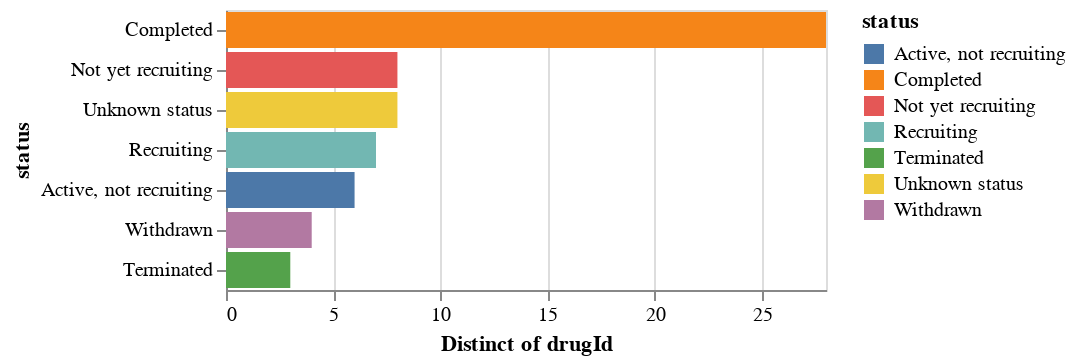

Here is the notebook cell this chart was saved with:
### Markdown cell above
## Add Color encoding

### Code cell
import altair as alt

fig = (
    alt.Chart(df).mark_bar().encode(
        x="distinct(drugId):Q",
        y=alt.Y("status:N").sort("-x"),
        color=alt.Color("status:N"),
        tooltip=[
            "distinct(drugId):Q", 
            "status:N"
        ]
    )
)

fig

### Figure 1 — Vega-Lite specification as saved in the notebook (floating-point values rounded to 4 significant figures)
{"config": {"view": {"continuousWidth": 300, "continuousHeight": 300}}, "data": {"name": "data-d8b010d8a623bfd2a3ba7a368b00fc84"}, "mark": {"type": "bar"}, "encoding": {"color": {"field": "status", "type": "nominal"}, "tooltip": [{"aggregate": "distinct", "field": "drugId", "type": "quantitative"}, {"field": "status", "type": "nominal"}], "x": {"aggregate": "distinct", "field": "drugId", "type": "quantitative"}, "y": {"field": "status", "sort": "-x", "type": "nominal"}}, "$schema": "https://vega.github.io/schema/vega-lite/v5.15.1.json", "datasets": {"data-d8b010d8a623bfd2a3ba7a368b00fc84": [{"diseaseId": "EFO_0004194", "diseaseName": "IGA glomerulonephritis", "drugId": "CHEMBL429910", "drugName": "DAPAGLIFLOZIN", "type": "Small molecule", "mechanismOfAction": "Sodium/glucose cotransporter 2 inhibitor", "actionType": "Inhibitor", "symbol": "SLC5A2", "name": "solute carrier family 5 member 2", "phase": 4, "status": "Not yet recruiting", "source": "https://clinicaltrials.gov/ct2/show/NCT04662723"}, {"diseaseId": "EFO_0004194", "diseaseName": "IGA glomerulonephritis", "drugId": "CHEMBL1168", "drugName": "RAMIPRIL", "type": "Small molecule", "mechanismOfAction": "Angiotensin-converting enzyme inhibitor", "actionType": "Inhibitor", "symbol": "ACE", "name": "angiotensin I converting enzyme", "phase": 4, "status": "Not yet recruiting", "source": "https://clinicaltrials.gov/ct2/show/NCT04662723"}, {"diseaseId": "EFO_0004194", "diseaseName": "IGA glomerulonephritis", "drugId": "CHEMBL1535", "drugName": "HYDROXYCHLOROQUINE", "type": "Small molecule", "mechanismOfAction": "Toll-like receptor 7 antagonist", "actionType": "Antagonist", "symbol": "TLR7", "name": "toll like receptor 7", "phase": 4, "status": "Completed", "source": "https://clinicaltrials.gov/ct2/show/NCT02351752"}, {"diseaseId": "EFO_0004194", "diseaseName": "IGA glomerulonephritis", "drugId": "CHEMBL1639", "drugName": "ALISKIREN", "type": "Small molecule", "mechanismOfAction": "Renin inhibitor", "actionType": "Inhibitor", "symbol": "REN", "name": "renin", "phase": 4, "status": "Completed", "source": "https://clinicaltrials.gov/ct2/show/NCT00922311"}, {"diseaseId": "EFO_0004194", "diseaseName": "IGA glomerulonephritis", "drugId": "CHEMBL4594217", "drugName": "CANAGLIFLOZIN", "type": "Small molecule", "mechanismOfAction": "Sodium/glucose cotransporter 2 inhibitor", "actionType": "Inhibitor", "symbol": "SLC5A2", "name": "solute carrier family 5 member 2", "phase": 4, "status": "Not yet recruiting", "source": "https://clinicaltrials.gov/ct2/show/NCT04662723"}, {"diseaseId": "EFO_0004194", "diseaseName": "IGA glomerulonephritis", "drugId": "CHEMBL1535", "drugName": "HYDROXYCHLOROQUINE", "type": "Small molecule", "mechanismOfAction": "Toll-like receptor 9 antagonist", "actionType": "Antagonist", "symbol": "TLR9", "name": "toll like receptor 9", "phase": 4, "status": "Completed", "source": "https://clinicaltrials.gov/ct2/show/NCT02351752"}, {"diseaseId": "EFO_0004194", "diseaseName": "IGA glomerulonephritis", "drugId": "CHEMBL578", "drugName": "ENALAPRIL", "type": "Small molecule", "mechanismOfAction": "Angiotensin-converting enzyme inhibitor", "actionType": "Inhibitor", "symbol": "ACE", "name": "angiotensin I converting enzyme", "phase": 4, "status": "Completed", "source": "https://clinicaltrials.gov/ct2/show/NCT00367562"}, {"diseaseId": "EFO_0004194", "diseaseName": "IGA glomerulonephritis", "drugId": "CHEMBL1456", "drugName": "MYCOPHENOLATE MOFETIL", "type": "Small molecule", "mechanismOfAction": "Inosine-5'-monophosphate dehydrogenase (IMPDH) inhibitor", "actionType": "Inhibitor", "symbol": "IMPDH1", "name": "inosine monophosphate dehydrogenase 1", "phase": 4, "status": "Unknown status", "source": "https://clinicaltrials.gov/ct2/show/NCT02981212"}, {"diseaseId": "EFO_0004194", "diseaseName": "IGA glomerulonephritis", "drugId": "CHEMBL1069", "drugName": "VALSARTAN", "type": "Small molecule", "mechanismOfAction": "Type-1 angiotensin II receptor antagonist", "actionType": "Antagonist", "symbol": "AGTR1", "name": "angiotensin II receptor type 1", "phase": 4, "status": "Unknown status", "source": "https://clinicaltrials.gov/ct2/show/NCT02765594"}, {"diseaseId": "EFO_0004194", "diseaseName": "IGA glomerulonephritis", "drugId": "CHEMBL1690", "drugName": "HYDROXYCHLOROQUINE SULFATE", "type": "Small molecule", "mechanismOfAction": "Toll-like receptor 7 antagonist", "actionType": "Antagonist", "symbol": "TLR7", "name": "toll like receptor 7", "phase": 4, "status": "Completed", "source": "https://clinicaltrials.gov/ct2/show/NCT02351752"}, {"diseaseId": "EFO_0004194", "diseaseName": "IGA glomerulonephritis", "drugId": "CHEMBL1535", "drugName": "HYDROXYCHLOROQUINE", "type": "Small molecule", "mechanismOfAction": "Toll-like receptor 9 antagonist", "actionType": "Antagonist", "symbol": "TLR9", "name": "toll like receptor 9", "phase": 4, "status": "Unknown status", "source": "https://clinicaltrials.gov/ct2/show/NCT02765594"}, {"diseaseId": "EFO_0004194", "diseaseName": "IGA glomerulonephritis", "drugId": "CHEMBL608", "drugName": "PROBUCOL", "type": "Small molecule", "mechanismOfAction": "ATP-binding cassette sub-family A member 1 inhibitor", "actionType": "Inhibitor", "symbol": "ABCA1", "name": "ATP binding cassette subfamily A member 1", "phase": 4, "status": "Completed", "source": "https://clinicaltrials.gov/ct2/show/NCT00426348"}, {"diseaseId": "EFO_0004194", "diseaseName": "IGA glomerulonephritis", "drugId": "CHEMBL191", "drugName": "LOSARTAN", "type": "Small molecule", "mechanismOfAction": "Type-1 angiotensin II receptor antagonist", "actionType": "Antagonist", "symbol": "AGTR1", "name": "angiotensin II receptor type 1", "phase": 4, "status": "Unknown status", "source": "https://clinicaltrials.gov/ct2/show/NCT02231125"}, {"diseaseId": "EFO_0004194", "diseaseName": "IGA glomerulonephritis", "drugId": "CHEMBL635", "drugName": "PREDNISONE", "type": "Small molecule", "mechanismOfAction": "Glucocorticoid receptor agonist", "actionType": "Agonist", "symbol": "NR3C1", "name": "nuclear receptor subfamily 3 group C member 1", "phase": 4, "status": "Unknown status", "source": "https://clinicaltrials.gov/ct2/show/NCT01758120"}, {"diseaseId": "EFO_0004194", "diseaseName": "IGA glomerulonephritis", "drugId": "CHEMBL1690", "drugName": "HYDROXYCHLOROQUINE SULFATE", "type": "Small molecule", "mechanismOfAction": "Toll-like receptor 9 antagonist", "actionType": "Antagonist", "symbol": "TLR9", "name": "toll like receptor 9", "phase": 4, "status": "Unknown status", "source": "https://clinicaltrials.gov/ct2/show/NCT02765594"}, {"diseaseId": "EFO_0004194", "diseaseName": "IGA glomerulonephritis", "drugId": "CHEMBL1690", "drugName": "HYDROXYCHLOROQUINE SULFATE", "type": "Small molecule", "mechanismOfAction": "Toll-like receptor 9 antagonist", "actionType": "Antagonist", "symbol": "TLR9", "name": "toll like receptor 9", "phase": 4, "status": "Completed", "source": "https://clinicaltrials.gov/ct2/show/NCT02351752"}, {"diseaseId": "EFO_0004194", "diseaseName": "IGA glomerulonephritis", "drugId": "CHEMBL1201576", "drugName": "RITUXIMAB", "type": "Antibody", "mechanismOfAction": "B-lymphocyte antigen CD20 binding agent", "actionType": "Binding agent", "symbol": "MS4A1", "name": "membrane spanning 4-domains A1", "phase": 4, "status": "Recruiting", "source": "https://clinicaltrials.gov/ct2/show/NCT04525729"}, {"diseaseId": "EFO_0004194", "diseaseName": "IGA glomerulonephritis", "drugId": "CHEMBL1069", "drugName": "VALSARTAN", "type": "Small molecule", "mechanismOfAction": "Type-1 angiotensin II receptor antagonist", "actionType": "Antagonist", "symbol": "AGTR1", "name": "angiotensin II receptor type 1", "phase": 4, "status": "Completed", "source": "https://clinicaltrials.gov/ct2/show/NCT00367562,https://clinicaltrials.gov/ct2/show/NCT00426348"}, {"diseaseId": "EFO_0004194", "diseaseName": "IGA glomerulonephritis", "drugId": "CHEMBL1456", "drugName": "MYCOPHENOLATE MOFETIL", "type": "Small molecule", "mechanismOfAction": "Inosine-5'-monophosphate dehydrogenase (IMPDH) inhibitor", "actionType": "Inhibitor", "symbol": "IMPDH2", "name": "inosine monophosphate dehydrogenase 2", "phase": 4, "status": "Completed", "source": "https://clinicaltrials.gov/ct2/show/NCT00863252"}, {"diseaseId": "EFO_0004194", "diseaseName": "IGA glomerulonephritis", "drugId": "CHEMBL635", "drugName": "PREDNISONE", "type": "Small molecule", "mechanismOfAction": "Glucocorticoid receptor agonist", "actionType": "Agonist", "symbol": "NR3C1", "name": "nuclear receptor subfamily 3 group C member 1", "phase": 4, "status": "Active, not recruiting", "source": "https://clinicaltrials.gov/ct2/show/NCT03218852"}, {"diseaseId": "EFO_0004194", "diseaseName": "IGA glomerulonephritis", "drugId": "CHEMBL1456", "drugName": "MYCOPHENOLATE MOFETIL", "type": "Small molecule", "mechanismOfAction": "Inosine-5'-monophosphate dehydrogenase (IMPDH) inhibitor", "actionType": "Inhibitor", "symbol": "IMPDH2", "name": "inosine monophosphate dehydrogenase 2", "phase": 4, "status": "Unknown status", "source": "https://clinicaltrials.gov/ct2/show/NCT02981212"}, {"diseaseId": "EFO_0004194", "diseaseName": "IGA glomerulonephritis", "drugId": "CHEMBL1201576", "drugName": "RITUXIMAB", "type": "Antibody", "mechanismOfAction": "B-lymphocyte antigen CD20 binding agent", "actionType": "Binding agent", "symbol": "MS4A1", "name": "membrane spanning 4-domains A1", "phase": 4, "status": "Unknown status", "source": "https://clinicaltrials.gov/ct2/show/NCT02571842"}, {"diseaseId": "EFO_0004194", "diseaseName": "IGA glomerulonephritis", "drugId": "CHEMBL1690", "drugName": "HYDROXYCHLOROQUINE SULFATE", "type": "Small molecule", "mechanismOfAction": "Toll-like receptor 7 antagonist", "actionType": "Antagonist", "symbol": "TLR7", "name": "toll like receptor 7", "phase": 4, "status": "Unknown status", "source": "https://clinicaltrials.gov/ct2/show/NCT02765594"}, {"diseaseId": "EFO_0004194", "diseaseName": "IGA glomerulonephritis", "drugId": "CHEMBL1201081", "drugName": "METHYLPREDNISOLONE SODIUM SUCCINATE", "type": "Small molecule", "mechanismOfAction": "Glucocorticoid receptor agonist", "actionType": "Agonist", "symbol": "NR3C1", "name": "nuclear receptor subfamily 3 group C member 1", "phase": 4, "status": "Completed", "source": "https://clinicaltrials.gov/ct2/show/NCT00755859"}, {"diseaseId": "EFO_0004194", "diseaseName": "IGA glomerulonephritis", "drugId": "CHEMBL1237", "drugName": "LISINOPRIL", "type": "Small molecule", "mechanismOfAction": "Angiotensin-converting enzyme inhibitor", "actionType": "Inhibitor", "symbol": "ACE", "name": "angiotensin I converting enzyme", "phase": 4, "status": "Not yet recruiting", "source": "https://clinicaltrials.gov/ct2/show/NCT04662723"}, {"diseaseId": "EFO_0004194", "diseaseName": "IGA glomerulonephritis", "drugId": "CHEMBL1201265", "drugName": "METHYLPREDNISOLONE HEMISUCCINATE", "type": "Small molecule", "mechanismOfAction": "Glucocorticoid receptor agonist", "actionType": "Agonist", "symbol": "NR3C1", "name": "nuclear receptor subfamily 3 group C member 1", "phase": 4, "status": "Completed", "source": "https://clinicaltrials.gov/ct2/show/NCT00755859"}, {"diseaseId": "EFO_0004194", "diseaseName": "IGA glomerulonephritis", "drugId": "CHEMBL1535", "drugName": "HYDROXYCHLOROQUINE", "type": "Small molecule", "mechanismOfAction": "Toll-like receptor 7 antagonist", "actionType": "Antagonist", "symbol": "TLR7", "name": "toll like receptor 7", "phase": 4, "status": "Unknown status", "source": "https://clinicaltrials.gov/ct2/show/NCT02765594"}, {"diseaseId": "EFO_0004194", "diseaseName": "IGA glomerulonephritis", "drugId": "CHEMBL1201576", "drugName": "RITUXIMAB", "type": "Antibody", "mechanismOfAction": "B-lymphocyte antigen CD20 binding agent", "actionType": "Binding agent", "symbol": "MS4A1", "name": "membrane spanning 4-domains A1", "phase": 4, "status": "Completed", "source": "https://clinicaltrials.gov/ct2/show/NCT00498368"}, {"diseaseId": "EFO_0004194", "diseaseName": "IGA glomerulonephritis", "drugId": "CHEMBL1456", "drugName": "MYCOPHENOLATE MOFETIL", "type": "Small molecule", "mechanismOfAction": "Inosine-5'-monophosphate dehydrogenase (IMPDH) inhibitor", "actionType": "Inhibitor", "symbol": "IMPDH1", "name": "inosine monophosphate dehydrogenase 1", "phase": 4, "status": "Completed", "source": "https://clinicaltrials.gov/ct2/show/NCT00863252"}, {"diseaseId": "EFO_0004194", "diseaseName": "IGA glomerulonephritis", "drugId": "CHEMBL2048484", "drugName": "CANAGLIFLOZIN", "type": "Small molecule", "mechanismOfAction": "Sodium/glucose cotransporter 2 inhibitor", "actionType": "Inhibitor", "symbol": "SLC5A2", "name": "solute carrier family 5 member 2", "phase": 4, "status": "Not yet recruiting", "source": "https://clinicaltrials.gov/ct2/show/NCT04662723"}, {"diseaseId": "EFO_0004194", "diseaseName": "IGA glomerulonephritis", "drugId": "CHEMBL191", "drugName": "LOSARTAN", "type": "Small molecule", "mechanismOfAction": "Type-1 angiotensin II receptor antagonist", "actionType": "Antagonist", "symbol": "AGTR1", "name": "angiotensin II receptor type 1", "phase": 4, "status": "Completed", "source": "https://clinicaltrials.gov/ct2/show/NCT01115426"}, {"diseaseId": "EFO_0004194", "diseaseName": "IGA glomerulonephritis", "drugId": "CHEMBL2107830", "drugName": "EMPAGLIFLOZIN", "type": "Small molecule", "mechanismOfAction": "Sodium/glucose cotransporter 2 inhibitor", "actionType": "Inhibitor", "symbol": "SLC5A2", "name": "solute carrier family 5 member 2", "phase": 4, "status": "Not yet recruiting", "source": "https://clinicaltrials.gov/ct2/show/NCT04662723"}, {"diseaseId": "EFO_0004194", "diseaseName": "IGA glomerulonephritis", "drugId": "CHEMBL191", "drugName": "LOSARTAN", "type": "Small molecule", "mechanismOfAction": "Type-1 angiotensin II receptor antagonist", "actionType": "Antagonist", "symbol": "AGTR1", "name": "angiotensin II receptor type 1", "phase": 4, "status": "Not yet recruiting", "source": "https://clinicaltrials.gov/ct2/show/NCT04662723"}, {"diseaseId": "EFO_0004194", "diseaseName": "IGA glomerulonephritis", "drugId": "CHEMBL1168", "drugName": "RAMIPRIL", "type": "Small molecule", "mechanismOfAction": "Angiotensin-converting enzyme inhibitor", "actionType": "Inhibitor", "symbol": "ACE", "name": "angiotensin I converting enzyme", "phase": 4, "status": "Completed", "source": "https://clinicaltrials.gov/ct2/show/NCT01115426"}, {"diseaseId": "EFO_0004194", "diseaseName": "IGA glomerulonephritis", "drugId": "CHEMBL846", "drugName": "CALCITRIOL", "type": "Small molecule", "mechanismOfAction": "Vitamin D receptor agonist", "actionType": "Agonist", "symbol": "VDR", "name": "vitamin D receptor", "phase": 4, "status": "Completed", "source": "https://clinicaltrials.gov/ct2/show/NCT00319761"}, {"diseaseId": "EFO_0004194", "diseaseName": "IGA glomerulonephritis", "drugId": "CHEMBL1542", "drugName": "AZATHIOPRINE", "type": "Small molecule", "mechanismOfAction": "Amidophosphoribosyltransferase inhibitor", "actionType": "Inhibitor", "symbol": "PPAT", "name": "phosphoribosyl pyrophosphate amidotransferase", "phase": 4, "status": "Completed", "source": "https://clinicaltrials.gov/ct2/show/NCT00755859"}, {"diseaseId": "EFO_0004194", "diseaseName": "IGA glomerulonephritis", "drugId": "CHEMBL1639", "drugName": "ALISKIREN", "type": "Small molecule", "mechanismOfAction": "Renin inhibitor", "actionType": "Inhibitor", "symbol": "REN", "name": "renin", "phase": 3, "status": "Completed", "source": "https://clinicaltrials.gov/ct2/show/NCT00870493"}, {"diseaseId": "EFO_0004194", "diseaseName": "IGA glomerulonephritis", "drugId": "CHEMBL1456", "drugName": "MYCOPHENOLATE MOFETIL", "type": "Small molecule", "mechanismOfAction": "Inosine-5'-monophosphate dehydrogenase (IMPDH) inhibitor", "actionType": "Inhibitor", "symbol": "IMPDH2", "name": "inosine monophosphate dehydrogenase 2", "phase": 3, "status": "Terminated", "source": "https://clinicaltrials.gov/ct2/show/NCT00318474"}, {"diseaseId": "EFO_0004194", "diseaseName": "IGA glomerulonephritis", "drugId": "CHEMBL191", "drugName": "LOSARTAN", "type": "Small molecule", "mechanismOfAction": "Type-1 angiotensin II receptor antagonist", "actionType": "Antagonist", "symbol": "AGTR1", "name": "angiotensin II receptor type 1", "phase": 3, "status": "Not yet recruiting", "source": "https://clinicaltrials.gov/ct2/show/NCT03357653"}, {"diseaseId": "EFO_0004194", "diseaseName": "IGA glomerulonephritis", "drugId": "CHEMBL9194", "drugName": "ATRASENTAN", "type": "Small molecule", "mechanismOfAction": "Endothelin receptor ET-A antagonist", "actionType": "Antagonist", "symbol": "EDNRA", "name": "endothelin receptor type A", "phase": 3, "status": "Recruiting", "source": "https://clinicaltrials.gov/ct2/show/NCT04573478"}, {"diseaseId": "EFO_0004194", "diseaseName": "IGA glomerulonephritis", "drugId": "CHEMBL4298195", "drugName": "NARSOPLIMAB", "type": "Antibody", "mechanismOfAction": "Mannan-binding lectin serine protease 2 inhibitor", "actionType": "Inhibitor", "symbol": "MASP2", "name": "MBL associated serine protease 2", "phase": 3, "status": "Recruiting", "source": "https://clinicaltrials.gov/ct2/show/NCT03608033"}, {"diseaseId": "EFO_0004194", "diseaseName": "IGA glomerulonephritis", "drugId": "CHEMBL1456", "drugName": "MYCOPHENOLATE MOFETIL", "type": "Small molecule", "mechanismOfAction": "Inosine-5'-monophosphate dehydrogenase (IMPDH) inhibitor", "actionType": "Inhibitor", "symbol": "IMPDH1", "name": "inosine monophosphate dehydrogenase 1", "phase": 3, "status": "Unknown status", "source": "https://clinicaltrials.gov/ct2/show/NCT02187900"}, {"diseaseId": "EFO_0004194", "diseaseName": "IGA glomerulonephritis", "drugId": "CHEMBL4594448", "drugName": "IPTACOPAN", "type": "Small molecule", "mechanismOfAction": "Complement factor B inhibitor", "actionType": "Inhibitor", "symbol": "CFB", "name": "complement factor B", "phase": 3, "status": "Recruiting", "source": "https://clinicaltrials.gov/ct2/show/NCT04578834,https://clinicaltrials.gov/ct2/show/NCT04557462"}, {"diseaseId": "EFO_0004194", "diseaseName": "IGA glomerulonephritis", "drugId": "CHEMBL131", "drugName": "PREDNISOLONE", "type": "Small molecule", "mechanismOfAction": "Glucocorticoid receptor agonist", "actionType": "Agonist", "symbol": "NR3C1", "name": "nuclear receptor subfamily 3 group C member 1", "phase": 3, "status": "Completed", "source": "https://clinicaltrials.gov/ct2/show/NCT00554502"}, {"diseaseId": "EFO_0004194", "diseaseName": "IGA glomerulonephritis", "drugId": "CHEMBL1201081", "drugName": "METHYLPREDNISOLONE SODIUM SUCCINATE", "type": "Small molecule", "mechanismOfAction": "Glucocorticoid receptor agonist", "actionType": "Agonist", "symbol": "NR3C1", "name": "nuclear receptor subfamily 3 group C member 1", "phase": 3, "status": "Completed", "source": "https://clinicaltrials.gov/ct2/show/NCT00657059"}, {"diseaseId": "EFO_0004194", "diseaseName": "IGA glomerulonephritis", "drugId": "CHEMBL635", "drugName": "PREDNISONE", "type": "Small molecule", "mechanismOfAction": "Glucocorticoid receptor agonist", "actionType": "Agonist", "symbol": "NR3C1", "name": "nuclear receptor subfamily 3 group C member 1", "phase": 3, "status": "Completed", "source": "https://clinicaltrials.gov/ct2/show/NCT00657059,https://clinicaltrials.gov/ct2/show/NCT01392833"}, {"diseaseId": "EFO_0004194", "diseaseName": "IGA glomerulonephritis", "drugId": "CHEMBL1456", "drugName": "MYCOPHENOLATE MOFETIL", "type": "Small molecule", "mechanismOfAction": "Inosine-5'-monophosphate dehydrogenase (IMPDH) inhibitor", "actionType": "Inhibitor", "symbol": "IMPDH2", "name": "inosine monophosphate dehydrogenase 2", "phase": 3, "status": "Completed", "source": "https://clinicaltrials.gov/ct2/show/NCT00657059"}, {"diseaseId": "EFO_0004194", "diseaseName": "IGA glomerulonephritis", "drugId": "CHEMBL131", "drugName": "PREDNISOLONE", "type": "Small molecule", "mechanismOfAction": "Glucocorticoid receptor agonist", "actionType": "Agonist", "symbol": "NR3C1", "name": "nuclear receptor subfamily 3 group C member 1", "phase": 3, "status": "Not yet recruiting", "source": "https://clinicaltrials.gov/ct2/show/NCT05510323"}, {"diseaseId": "EFO_0004194", "diseaseName": "IGA glomerulonephritis", "drugId": "CHEMBL2107877", "drugName": "BLISIBIMOD", "type": "Protein", "mechanismOfAction": "Tumor necrosis factor ligand superfamily member 13B inhibitor", "actionType": "Inhibitor", "symbol": "TNFSF13B", "name": "TNF superfamily member 13b", "phase": 3, "status": "Withdrawn", "source": "https://clinicaltrials.gov/ct2/show/NCT02052219"}, {"diseaseId": "EFO_0004194", "diseaseName": "IGA glomerulonephritis", "drugId": "CHEMBL1513", "drugName": "IRBESARTAN", "type": "Small molecule", "mechanismOfAction": "Type-1 angiotensin II receptor antagonist", "actionType": "Antagonist", "symbol": "AGTR1", "name": "angiotensin II receptor type 1", "phase": 3, "status": "Completed", "source": "https://clinicaltrials.gov/ct2/show/NCT00657059"}, {"diseaseId": "EFO_0004194", "diseaseName": "IGA glomerulonephritis", "drugId": "CHEMBL1456", "drugName": "MYCOPHENOLATE MOFETIL", "type": "Small molecule", "mechanismOfAction": "Inosine-5'-monophosphate dehydrogenase (IMPDH) inhibitor", "actionType": "Inhibitor", "symbol": "IMPDH1", "name": "inosine monophosphate dehydrogenase 1", "phase": 3, "status": "Completed", "source": "https://clinicaltrials.gov/ct2/show/NCT00657059"}, {"diseaseId": "EFO_0004194", "diseaseName": "IGA glomerulonephritis", "drugId": "CHEMBL650", "drugName": "METHYLPREDNISOLONE", "type": "Small molecule", "mechanismOfAction": "Glucocorticoid receptor agonist", "actionType": "Agonist", "symbol": "NR3C1", "name": "nuclear receptor subfamily 3 group C member 1", "phase": 3, "status": "Completed", "source": "https://clinicaltrials.gov/ct2/show/NCT01392833,https://clinicaltrials.gov/ct2/show/NCT00657059,https://clinicaltrials.gov/ct2/show/NCT00554502"}, {"diseaseId": "EFO_0004194", "diseaseName": "IGA glomerulonephritis", "drugId": "CHEMBL1513", "drugName": "IRBESARTAN", "type": "Small molecule", "mechanismOfAction": "Type-1 angiotensin II receptor antagonist", "actionType": "Antagonist", "symbol": "AGTR1", "name": "angiotensin II receptor type 1", "phase": 3, "status": "Active, not recruiting", "source": "https://clinicaltrials.gov/ct2/show/NCT03762850"}, {"diseaseId": "EFO_0004194", "diseaseName": "IGA glomerulonephritis", "drugId": "CHEMBL1201265", "drugName": "METHYLPREDNISOLONE HEMISUCCINATE", "type": "Small molecule", "mechanismOfAction": "Glucocorticoid receptor agonist", "actionType": "Agonist", "symbol": "NR3C1", "name": "nuclear receptor subfamily 3 group C member 1", "phase": 3, "status": "Completed", "source": "https://clinicaltrials.gov/ct2/show/NCT00657059"}, {"diseaseId": "EFO_0004194", "diseaseName": "IGA glomerulonephritis", "drugId": "CHEMBL539423", "drugName": "SPARSENTAN", "type": "Small molecule", "mechanismOfAction": "Endothelin receptor ET-A antagonist", "actionType": "Antagonist", "symbol": "EDNRA", "name": "endothelin receptor type A", "phase": 3, "status": "Active, not recruiting", "source": "https://clinicaltrials.gov/ct2/show/NCT03762850"}, {"diseaseId": "EFO_0004194", "diseaseName": "IGA glomerulonephritis", "drugId": "CHEMBL1542", "drugName": "AZATHIOPRINE", "type": "Small molecule", "mechanismOfAction": "Amidophosphoribosyltransferase inhibitor", "actionType": "Inhibitor", "symbol": "PPAT", "name": "phosphoribosyl pyrophosphate amidotransferase", "phase": 3, "status": "Completed", "source": "https://clinicaltrials.gov/ct2/show/NCT00554502,https://clinicaltrials.gov/ct2/show/NCT01392833"}, {"diseaseId": "EFO_0004194", "diseaseName": "IGA glomerulonephritis", "drugId": "CHEMBL191", "drugName": "LOSARTAN", "type": "Small molecule", "mechanismOfAction": "Type-1 angiotensin II receptor antagonist", "actionType": "Antagonist", "symbol": "AGTR1", "name": "angiotensin II receptor type 1", "phase": 3, "status": "Completed", "source": "https://clinicaltrials.gov/ct2/show/NCT02232776"}, {"diseaseId": "EFO_0004194", "diseaseName": "IGA glomerulonephritis", "drugId": "CHEMBL539423", "drugName": "SPARSENTAN", "type": "Small molecule", "mechanismOfAction": "Type-1 angiotensin II receptor antagonist", "actionType": "Antagonist", "symbol": "AGTR1", "name": "angiotensin II receptor type 1", "phase": 3, "status": "Active, not recruiting", "source": "https://clinicaltrials.gov/ct2/show/NCT03762850"}, {"diseaseId": "EFO_0004194", "diseaseName": "IGA glomerulonephritis", "drugId": "CHEMBL1456", "drugName": "MYCOPHENOLATE MOFETIL", "type": "Small molecule", "mechanismOfAction": "Inosine-5'-monophosphate dehydrogenase (IMPDH) inhibitor", "actionType": "Inhibitor", "symbol": "IMPDH1", "name": "inosine monophosphate dehydrogenase 1", "phase": 3, "status": "Terminated", "source": "https://clinicaltrials.gov/ct2/show/NCT00318474"}, {"diseaseId": "EFO_0004194", "diseaseName": "IGA glomerulonephritis", "drugId": "CHEMBL1200622", "drugName": "PARICALCITOL", "type": "Small molecule", "mechanismOfAction": "Vitamin D receptor agonist", "actionType": "Agonist", "symbol": "VDR", "name": "vitamin D receptor", "phase": 3, "status": "Withdrawn", "source": "https://clinicaltrials.gov/ct2/show/NCT00599963"}, {"diseaseId": "EFO_0004194", "diseaseName": "IGA glomerulonephritis", "drugId": "CHEMBL1456", "drugName": "MYCOPHENOLATE MOFETIL", "type": "Small molecule", "mechanismOfAction": "Inosine-5'-monophosphate dehydrogenase (IMPDH) inhibitor", "actionType": "Inhibitor", "symbol": "IMPDH2", "name": "inosine monophosphate dehydrogenase 2", "phase": 3, "status": "Unknown status", "source": "https://clinicaltrials.gov/ct2/show/NCT02187900"}, {"diseaseId": "EFO_0004194", "diseaseName": "IGA glomerulonephritis", "drugId": "CHEMBL650", "drugName": "METHYLPREDNISOLONE", "type": "Small molecule", "mechanismOfAction": "Glucocorticoid receptor agonist", "actionType": "Agonist", "symbol": "NR3C1", "name": "nuclear receptor subfamily 3 group C member 1", "phase": 3, "status": "Recruiting", "source": "https://clinicaltrials.gov/ct2/show/NCT04833374"}, {"diseaseId": "EFO_0004194", "diseaseName": "IGA glomerulonephritis", "drugId": "CHEMBL2107877", "drugName": "BLISIBIMOD", "type": "Protein", "mechanismOfAction": "Tumor necrosis factor ligand superfamily member 13B inhibitor", "actionType": "Inhibitor", "symbol": "TNFSF13B", "name": "TNF superfamily member 13b", "phase": 2, "status": "Completed", "source": "https://clinicaltrials.gov/ct2/show/NCT02062684"}, {"diseaseId": "EFO_0004194", "diseaseName": "IGA glomerulonephritis", "drugId": "CHEMBL1742986", "drugName": "ATACICEPT", "type": "Protein", "mechanismOfAction": "Tumor necrosis factor ligand superfamily member 13B inhibitor", "actionType": "Inhibitor", "symbol": "TNFSF13B", "name": "TNF superfamily member 13b", "phase": 2, "status": "Active, not recruiting", "source": "https://clinicaltrials.gov/ct2/show/NCT04716231"}, {"diseaseId": "EFO_0004194", "diseaseName": "IGA glomerulonephritis", "drugId": "CHEMBL1742986", "drugName": "ATACICEPT", "type": "Protein", "mechanismOfAction": "Tumor necrosis factor ligand superfamily member 13B inhibitor", "actionType": "Inhibitor", "symbol": "TNFSF13B", "name": "TNF superfamily member 13b", "phase": 2, "status": "Terminated", "source": "https://clinicaltrials.gov/ct2/show/NCT02808429"}, {"diseaseId": "EFO_0004194", "diseaseName": "IGA glomerulonephritis", "drugId": "CHEMBL4594448", "drugName": "IPTACOPAN", "type": "Small molecule", "mechanismOfAction": "Complement factor B inhibitor", "actionType": "Inhibitor", "symbol": "CFB", "name": "complement factor B", "phase": 2, "status": "Completed", "source": "https://clinicaltrials.gov/ct2/show/NCT03373461"}, {"diseaseId": "EFO_0004194", "diseaseName": "IGA glomerulonephritis", "drugId": "CHEMBL635", "drugName": "PREDNISONE", "type": "Small molecule", "mechanismOfAction": "Glucocorticoid receptor agonist", "actionType": "Agonist", "symbol": "NR3C1", "name": "nuclear receptor subfamily 3 group C member 1", "phase": 2, "status": "Completed", "source": "https://clinicaltrials.gov/ct2/show/NCT00004448"}, {"diseaseId": "EFO_0004194", "diseaseName": "IGA glomerulonephritis", "drugId": "CHEMBL1742986", "drugName": "ATACICEPT", "type": "Protein", "mechanismOfAction": "Tumor necrosis factor ligand superfamily member 13 inhibitor", "actionType": "Inhibitor", "symbol": "TNFSF13", "name": "TNF superfamily member 13", "phase": 2, "status": "Terminated", "source": "https://clinicaltrials.gov/ct2/show/NCT02808429"}, {"diseaseId": "EFO_0004194", "diseaseName": "IGA glomerulonephritis", "drugId": "CHEMBL393220", "drugName": "ATORVASTATIN CALCIUM", "type": "Small molecule", "mechanismOfAction": "HMG-CoA reductase inhibitor", "actionType": "Inhibitor", "symbol": "HMGCR", "name": "3-hydroxy-3-methylglutaryl-CoA reductase", "phase": 2, "status": "Completed", "source": "https://clinicaltrials.gov/ct2/show/NCT00396721"}, {"diseaseId": "EFO_0004194", "diseaseName": "IGA glomerulonephritis", "drugId": "CHEMBL131", "drugName": "PREDNISOLONE", "type": "Small molecule", "mechanismOfAction": "Glucocorticoid receptor agonist", "actionType": "Agonist", "symbol": "NR3C1", "name": "nuclear receptor subfamily 3 group C member 1", "phase": 2, "status": "Unknown status", "source": "https://clinicaltrials.gov/ct2/show/NCT02662283"}, {"diseaseId": "EFO_0004194", "diseaseName": "IGA glomerulonephritis", "drugId": "CHEMBL4594462", "drugName": "BATIRAXCEPT", "type": "Protein", "mechanismOfAction": "Growth arrest-specific protein 6 inhibitor", "actionType": "Inhibitor", "symbol": "GAS6", "name": "growth arrest specific 6", "phase": 2, "status": "Terminated", "source": "https://clinicaltrials.gov/ct2/show/NCT04042623"}, {"diseaseId": "EFO_0004194", "diseaseName": "IGA glomerulonephritis", "drugId": "CHEMBL413", "drugName": "SIROLIMUS", "type": "Small molecule", "mechanismOfAction": "FK506-binding protein 1A inhibitor", "actionType": "Inhibitor", "symbol": "FKBP1A", "name": "FKBP prolyl isomerase 1A", "phase": 2, "status": "Completed", "source": "https://clinicaltrials.gov/ct2/show/NCT00396721"}, {"diseaseId": "EFO_0004194", "diseaseName": "IGA glomerulonephritis", "drugId": "CHEMBL2103830", "drugName": "FOSTAMATINIB", "type": "Small molecule", "mechanismOfAction": "Tyrosine-protein kinase SYK inhibitor", "actionType": "Inhibitor", "symbol": "SYK", "name": "spleen associated tyrosine kinase", "phase": 2, "status": "Withdrawn", "source": "https://clinicaltrials.gov/ct2/show/NCT02433236"}, {"diseaseId": "EFO_0004194", "diseaseName": "IGA glomerulonephritis", "drugId": "CHEMBL269732", "drugName": "TACROLIMUS", "type": "Small molecule", "mechanismOfAction": "FK506-binding protein 1A inhibitor", "actionType": "Inhibitor", "symbol": "FKBP1A", "name": "FKBP prolyl isomerase 1A", "phase": 2, "status": "Completed", "source": "https://clinicaltrials.gov/ct2/show/NCT01224028"}, {"diseaseId": "EFO_0004194", "diseaseName": "IGA glomerulonephritis", "drugId": "CHEMBL4594460", "drugName": "AT-1501", "type": "Unknown", "mechanismOfAction": "CD40 ligand inhibitor", "actionType": "Inhibitor", "symbol": "CD40LG", "name": "CD40 ligand", "phase": 2, "status": "Recruiting", "source": "https://clinicaltrials.gov/ct2/show/NCT05125068"}, {"diseaseId": "EFO_0004194", "diseaseName": "IGA glomerulonephritis", "drugId": "CHEMBL1742986", "drugName": "ATACICEPT", "type": "Protein", "mechanismOfAction": "Tumor necrosis factor ligand superfamily member 13 inhibitor", "actionType": "Inhibitor", "symbol": "TNFSF13", "name": "TNF superfamily member 13", "phase": 2, "status": "Active, not recruiting", "source": "https://clinicaltrials.gov/ct2/show/NCT04716231"}, {"diseaseId": "EFO_0004194", "diseaseName": "IGA glomerulonephritis", "drugId": "CHEMBL4594614", "drugName": "SIBEPRENLIMAB", "type": "Antibody", "mechanismOfAction": "Tumor necrosis factor ligand superfamily member 13 inhibitor", "actionType": "Inhibitor", "symbol": "TNFSF13", "name": "TNF superfamily member 13", "phase": 2, "status": "Active, not recruiting", "source": "https://clinicaltrials.gov/ct2/show/NCT04287985"}, {"diseaseId": "EFO_0004194", "diseaseName": "IGA glomerulonephritis", "drugId": "CHEMBL4594579", "drugName": "FELZARTAMAB", "type": "Antibody", "mechanismOfAction": "Lymphocyte differentiation antigen CD38 inhibitor", "actionType": "Inhibitor", "symbol": "CD38", "name": "CD38 molecule", "phase": 2, "status": "Recruiting", "source": "https://clinicaltrials.gov/ct2/show/NCT05065970"}, {"diseaseId": "EFO_0004194", "diseaseName": "IGA glomerulonephritis", "drugId": "CHEMBL1487", "drugName": "ATORVASTATIN", "type": "Small molecule", "mechanismOfAction": "HMG-CoA reductase inhibitor", "actionType": "Inhibitor", "symbol": "HMGCR", "name": "3-hydroxy-3-methylglutaryl-CoA reductase", "phase": 2, "status": "Completed", "source": "https://clinicaltrials.gov/ct2/show/NCT00396721"}, {"diseaseId": "EFO_0004194", "diseaseName": "IGA glomerulonephritis", "drugId": "CHEMBL3989871", "drugName": "AVACOPAN", "type": "Small molecule", "mechanismOfAction": "C5a anaphylatoxin chemotactic receptor antagonist", "actionType": "Antagonist", "symbol": "C5AR1", "name": "complement C5a receptor 1", "phase": 2, "status": "Completed", "source": "https://clinicaltrials.gov/ct2/show/NCT02384317"}, {"diseaseId": "EFO_0004194", "diseaseName": "IGA glomerulonephritis", "drugId": "CHEMBL1370", "drugName": "BUDESONIDE", "type": "Small molecule", "mechanismOfAction": "Glucocorticoid receptor agonist", "actionType": "Agonist", "symbol": "NR3C1", "name": "nuclear receptor subfamily 3 group C member 1", "phase": 2, "status": "Completed", "source": "https://clinicaltrials.gov/ct2/show/NCT00767221"}, {"diseaseId": "EFO_0004194", "diseaseName": "IGA glomerulonephritis", "drugId": "CHEMBL2103830", "drugName": "FOSTAMATINIB", "type": "Small molecule", "mechanismOfAction": "Tyrosine-protein kinase SYK inhibitor", "actionType": "Inhibitor", "symbol": "SYK", "name": "spleen associated tyrosine kinase", "phase": 2, "status": "Completed", "source": "https://clinicaltrials.gov/ct2/show/NCT02112838"}, {"diseaseId": "EFO_0004194", "diseaseName": "IGA glomerulonephritis", "drugId": "CHEMBL578", "drugName": "ENALAPRIL", "type": "Small molecule", "mechanismOfAction": "Angiotensin-converting enzyme inhibitor", "actionType": "Inhibitor", "symbol": "ACE", "name": "angiotensin I converting enzyme", "phase": 2, "status": "Completed", "source": "https://clinicaltrials.gov/ct2/show/NCT00396721"}, {"diseaseId": "EFO_0004194", "diseaseName": "IGA glomerulonephritis", "drugId": "CHEMBL3989516", "drugName": "FOSTAMATINIB DISODIUM", "type": "Small molecule", "mechanismOfAction": "Tyrosine-protein kinase SYK inhibitor", "actionType": "Inhibitor", "symbol": "SYK", "name": "spleen associated tyrosine kinase", "phase": 2, "status": "Withdrawn", "source": "https://clinicaltrials.gov/ct2/show/NCT02433236"}, {"diseaseId": "EFO_0004194", "diseaseName": "IGA glomerulonephritis", "drugId": "CHEMBL4297722", "drugName": "CEMDISIRAN", "type": "Oligonucleotide", "mechanismOfAction": "Complement C5 mRNA RNAi inhibitor", "actionType": "Rnai inhibitor", "symbol": "C5", "name": "complement C5", "phase": 2, "status": "Active, not recruiting", "source": "https://clinicaltrials.gov/ct2/show/NCT03841448"}, {"diseaseId": "EFO_0004194", "diseaseName": "IGA glomerulonephritis", "drugId": "CHEMBL4594614", "drugName": "SIBEPRENLIMAB", "type": "Antibody", "mechanismOfAction": "Tumor necrosis factor ligand superfamily member 13 inhibitor", "actionType": "Inhibitor", "symbol": "TNFSF13", "name": "TNF superfamily member 13", "phase": 1, "status": "Completed", "source": "https://clinicaltrials.gov/ct2/show/NCT03719443"}]}}
